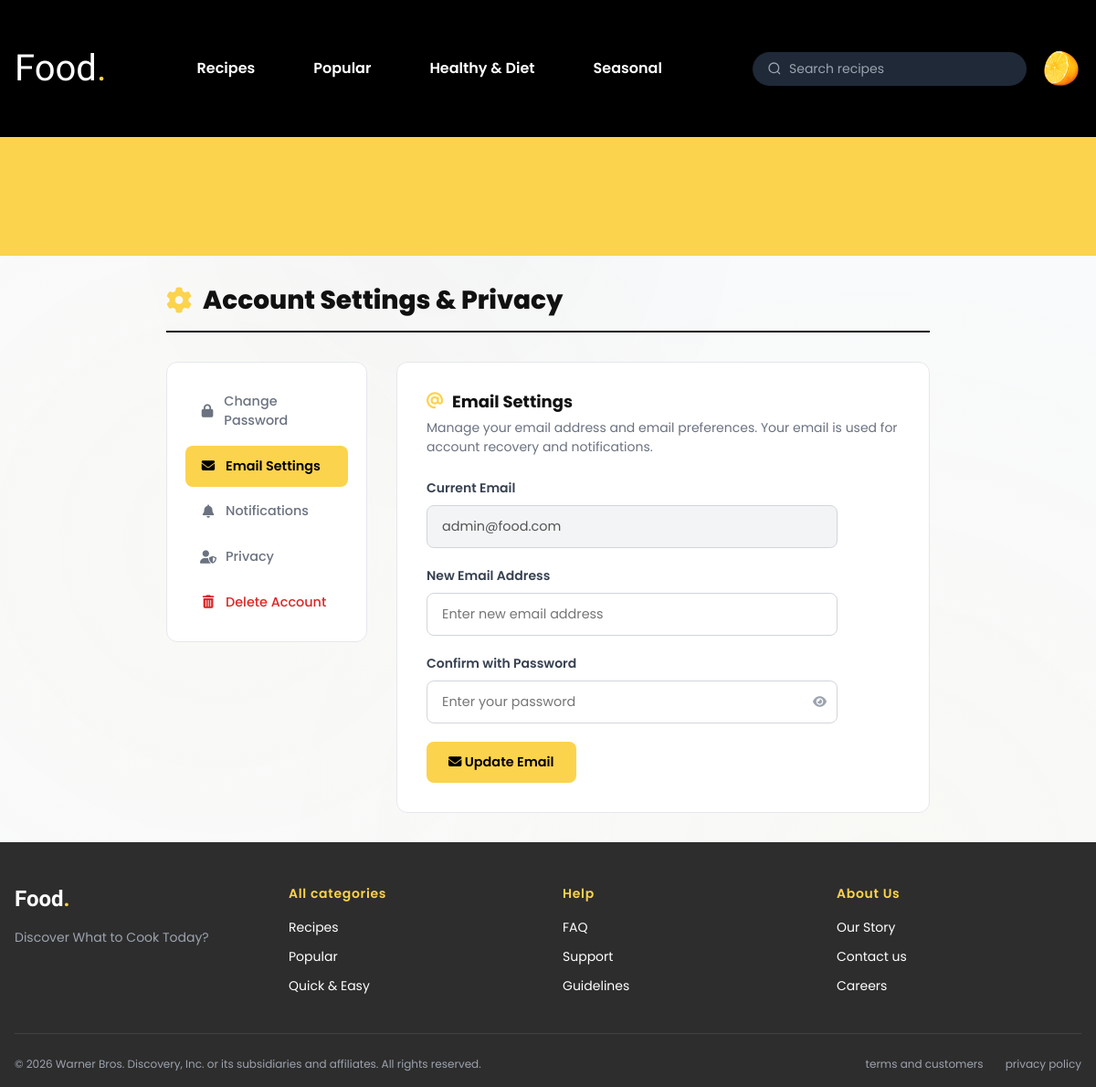
The app's page /frontend/pages/user/account_settings.php?tab=email (signed in) with its own data.
### tables this page shows
CREATE TABLE `users` (
  `id` int(11) NOT NULL,
  `username` varchar(50) NOT NULL,
  `email` varchar(100) NOT NULL,
  `password_hash` varchar(255) NOT NULL,
  `display_name` varchar(100) DEFAULT NULL,
  `bio` text DEFAULT NULL,
  `date_of_birth` date DEFAULT NULL,
  `profile_image` varchar(255) DEFAULT NULL,
  `role` enum('user','admin') DEFAULT 'user',
  `is_active` tinyint(1) DEFAULT 1,
  `created_at` timestamp NOT NULL DEFAULT current_timestamp(),
  `updated_at` timestamp NOT NULL DEFAULT current_timestamp() ON UPDATE current_timestamp(),
  `notification_prefs` longtext DEFAULT NULL CHECK (json_valid(`notification_prefs`)),
  `privacy_prefs` longtext DEFAULT NULL CHECK (json_valid(`privacy_prefs`))
);

### frontend/includes/bootstrap.php (called while the page is built, shortened)
<?php
function current_user()
{
    return isset($_SESSION['user']) ? $_SESSION['user'] : null;
}
function is_logged_in()
{
    return isset($_SESSION['user']);
}
function is_admin()
{
    return isset($_SESSION['user']) && isset($_SESSION['user']['role']) && $_SESSION['user']['role'] === 'admin';
}

### frontend/pages/user/account_settings.php (the view, shortened to what this page needs)
<?php
require_once '../../includes/bootstrap.php';
$sessionUser = current_user();
$stmt = $conn->prepare("SELECT * FROM users WHERE id = ?");
$stmt->bind_param("i", $sessionUser['id']);
$stmt->execute();
$fullUser = $stmt->get_result()->fetch_assoc() ?? $sessionUser;
$tab = $_GET['tab'] ?? 'password';
include '../../includes/head.php';
include '../../includes/navbar.php';
?>
<div class="profile-banner"></div>
<div class="settings-container">
    <div class="settings-header">
        <h1><i class="fas fa-cog"></i> Account Settings & Privacy</h1>
    </div>
    <div class="settings-layout">
        <aside class="settings-sidebar">
            <nav class="settings-nav">
                <a href="?tab=password" class="settings-nav-item <?= $tab === 'password' ? 'active' : '' ?>">
                    <i class="fas fa-lock"></i> Change Password
                </a>
                <a href="?tab=email" class="settings-nav-item <?= $tab === 'email' ? 'active' : '' ?>">
                    <i class="fas fa-envelope"></i> Email Settings
                </a>
                <a href="?tab=notifications" class="settings-nav-item <?= $tab === 'notifications' ? 'active' : '' ?>">
                    <i class="fas fa-bell"></i> Notifications
                </a>
                <a href="?tab=privacy" class="settings-nav-item <?= $tab === 'privacy' ? 'active' : '' ?>">
                    <i class="fas fa-user-shield"></i> Privacy
                </a>
                <a href="?tab=delete" class="settings-nav-item danger <?= $tab === 'delete' ? 'active' : '' ?>">
                    <i class="fas fa-trash-alt"></i> Delete Account
                </a>
            </nav>
        </aside>
        <main class="settings-main">
            <?php if ($tab === 'password'): ?>
            <h2 class="settings-section-title"><i class="fas fa-key"></i> Change Password</h2>
            <p class="settings-section-desc">
                Ensure your account is using a strong password to stay secure.
                We recommend using a combination of letters, numbers, and symbols.
            </p>
            <div id="passwordAlert"></div>
            <form class="settings-form" id="changePasswordForm">
                <div class="form-group">
                    <label for="current_password">Current Password</label>
                    <div class="input-with-icon">
                        <input type="password" id="current_password" name="current_password" required>
                        <button type="button" class="toggle-password" onclick="togglePassword('current_password')">
                            <i class="fas fa-eye"></i>
                        </button>
                    </div>
                </div>
                <div class="form-group">
                    <label for="new_password">New Password</label>
                    <div class="input-with-icon">
                        <input type="password" id="new_password" name="new_password" required minlength="6">
                        <button type="button" class="toggle-password" onclick="togglePassword('new_password')">
                            <i class="fas fa-eye"></i>
                        </button>
                    </div>
                    <p class="input-hint">Minimum 6 characters</p>
                </div>
                <div class="form-group">
                    <label for="confirm_password">Confirm New Password</label>
                    <div class="input-with-icon">
                        <input type="password" id="confirm_password" name="confirm_password" required>
                        <button type="button" class="toggle-password" onclick="togglePassword('confirm_password')">
                            <i class="fas fa-eye"></i>
                        </button>
                    </div>
                </div>
                <button type="submit" class="btn-primary">
                    <i class="fas fa-save"></i> Update Password
                </button>
            </form>
            <?php elseif ($tab === 'email'): ?>
            <h2 class="settings-section-title"><i class="fas fa-at"></i> Email Settings</h2>
            <p class="settings-section-desc">
                Manage your email address and email preferences. Your email is used for account recovery and notifications.
            </p>
            <form class="settings-form" id="changeEmailForm">
                <div class="form-group">
                    <label for="current_email">Current Email</label>
                    <input type="email" id="current_email" value="<?= htmlspecialchars($fullUser['email']) ?>" disabled
                           style="background: #F3F4F6; cursor: not-allowed;">
                </div>
                <div class="form-group">
                    <label for="new_email">New Email Address</label>
                    <input type="email" id="new_email" name="new_email" placeholder="Enter new email address">
                </div>
                <div class="form-group">
                    <label for="email_password">Confirm with Password</label>
                    <div class="input-with-icon">
                        <input type="password" id="email_password" name="password" placeholder="Enter your password">
                        <button type="button" class="toggle-password" onclick="togglePassword('email_password')">
                            <i class="fas fa-eye"></i>
                        </button>
                    </div>
                </div>
                <button type="submit" class="btn-primary">
                    <i class="fas fa-envelope"></i> Update Email
                </button>
            </form>
            <?php endif; ?>
        </main>
    </div>
</div>
<?php include '../../includes/footer.php'; ?>

### frontend/includes/navbar.php (shortened to what this page needs)
<?php
$_nav_user   = current_user();
$_isLoggedIn = is_logged_in();
?>
<nav class="navbar">
    <div class="navbar-container">
        <a href="/smart-recipes/frontend/pages/home.php" class="navbar-logo">
            Food<span class="dot">.</span>
        </a>
        <ul class="navbar-menu">
            <li class="navbar-item">
                <a href="/smart-recipes/frontend/pages/recipes/all_recipes.php?view=categories" class="navbar-link">Recipes</a>
            </li>
            <li class="navbar-item">
                <a href="/smart-recipes/frontend/pages/recipes/all_recipes.php?trending=true" class="navbar-link">Popular</a>
            </li>
            <li class="navbar-item">
                <a href="/smart-recipes/frontend/pages/recipes/all_recipes.php?view=categories" class="navbar-link">Healthy &amp; Diet</a>
            </li>
            <li class="navbar-item">
                <a href="/smart-recipes/frontend/pages/recipes/all_recipes.php?view=categories" class="navbar-link">Seasonal</a>
            </li>
        </ul>
        <div class="navbar-right">
            <div class="navbar-search">
                <svg xmlns="http://www.w3.org/2000/svg" width="16" height="16" viewBox="0 0 24 24"
                     fill="none" stroke="currentColor" stroke-width="2">
                    <circle cx="11" cy="11" r="8"></circle>
                    <path d="m21 21-4.35-4.35"></path>
                </svg>
                <input type="text" placeholder="Search recipes" id="navbar-search-input">
            </div>
<?php if ($_isLoggedIn && $_nav_user): ?>
    <?php if (is_admin()): ?>
    <a href="/smart-recipes/frontend/pages/admin/dashboard.php" class="user-avatar-btn" style="text-decoration:none;">
        <img
            src="<?= htmlspecialchars($_nav_user['avatar']) ?>"
            alt="<?= htmlspecialchars($_nav_user['display_name']) ?>"
            class="user-avatar-img"
        >
    </a>
    <?php endif; ?>
<?php endif; ?>
        </div>
    </div>
</nav>

### frontend/assets/css/components/navbar.css (style rules this page uses)
.navbar { background-color: var(--color-primary); color: var(--color-white); position: sticky; top: 0; z-index: var(--z-sticky); height: 150px; overflow: visible; }
.navbar-container { max-width: 1280px; margin: 0 auto; padding: 0 1rem; height: 100%; display: flex; align-items: center; justify-content: space-between; overflow: visible; }
.navbar-logo { font-family: var(--font-logo); font-size: 40px; color: var(--color-white); transition: color 0.2s; text-decoration: none; }
.navbar-logo .dot { color: var(--yellow-400); }
.navbar-menu { display: flex; align-items: center; gap: 2rem; list-style: none; margin: 0; padding: 0; }
.navbar-item { position: relative; }
.navbar-link { font-size: 16px; font-weight: 600; color: var(--color-white); padding: 0.75rem 1rem; transition: color 0.2s; cursor: pointer; display: block; }
.navbar-right { display: flex; align-items: center; gap: 1rem; flex-shrink: 0; }
.navbar-search { display: flex; align-items: center; gap: 0.5rem; background-color: var(--gray-800); border-radius: 9999px; padding: 0.5rem 1rem; width: 300px; min-width: 300px; max-width: 300px; box-sizing: border-box; flex-shrink: 0; }
.navbar-search input { background: transparent; border: none; outline: none; color: var(--color-white); font-size: 14px; width: 100%; min-width: 0; flex: 1; }
.navbar-search input::placeholder { color: var(--gray-400); }
.navbar-search svg { color: var(--gray-400); flex-shrink: 0; }
.user-avatar-btn { width: 44px; height: 44px; border-radius: 50%; overflow: hidden; border: 2px solid transparent; background: none; padding: 0; cursor: pointer; transition: border-color 0.15s; display: flex; align-items: center; justify-content: center; }
.user-avatar-img { width: 40px; height: 40px; border-radius: 50%; object-fit: cover; display: block; }

### frontend/assets/css/pages/profile.css (style rules this page uses)
.profile-banner { background: var(--yellow-400, #f5c518); height: 130px; width: 100%; }

### frontend/assets/css/base/variables.css (style rules this page uses)
:root { --color-primary: #000000; --color-secondary: #FCD34D; --color-accent: #3B82F6; --color-text: #1F2937; --color-text-light: #6B7280; --color-border: #E5E7EB; --color-bg: #F9FAFB; --color-white: #FFFFFF; --yellow-400: #FCD34D; --yellow-500: #F59E0B; --gray-50: #F9FAFB; --gray-100: #F3F4F6; --gray-200: #E5E7EB; --gray-300: #D1D5DB; --gray-400: #9CA3AF; --gray-600: #4B5563; --gray-700: #374151; --gray-800: #1F2937; --gray-900: #111827; --font-primary: 'Poppins', sans-serif; --font-logo: 'Rammetto One', cursive; --font-display: 'Pacifico', cursive; --text-xs: 0.75rem; --text-sm: 0.875rem; --text-base: 1rem; --text-lg: 1.125rem; --text-xl: 1.25rem; --text-2xl: 1.5rem; --text-3xl: 1.875rem; --text-4xl: 2.25rem; --text-5xl: 3rem; --spacing-1: 0.25rem; --spacing-2: 0.5rem; --spacing-3: 0.75rem; --spacing-4: 1rem; --spacing-6: 1.5rem; --spacing-8: 2rem; --spacing-12: 3rem; --spacing-16: 4rem; --radius-sm: 0.25rem; --radius-md: 0.5rem; --radius-lg: 0.75rem; --radius-xl: 1rem; --radius-full: 9999px; --shadow-sm: 0 1px 2px 0 rgba(0, 0, 0, 0.05); --shadow-md: 0 4px 6px -1px rgba(0, 0, 0, 0.1); --shadow-lg: 0 10px 15px -3px rgba(0, 0, 0, 0.1); --shadow-xl: 0 20px 25px -5px rgba(0, 0, 0, 0.1); --transition-fast: 150ms ease-in-out; --transition-base: 300ms ease-in-out; --transition-slow: 500ms ease-in-out; --container-max: 1280px; --navbar-height: 80px; --z-dropdown: 1000; --z-sticky: 1020; --z-modal: 1050; --z-tooltip: 1070; }

### frontend/assets/css/components/button.css (style rules this page uses)
.btn-primary { background-color: var(--yellow-400); color: var(--color-primary); }

### frontend/assets/css/components/form.css (style rules this page uses)
.form-group { margin-bottom: 1.5rem; }

### frontend/assets/css/pages/home.css (style rules this page uses)
body { position: relative; }
body::before { content: ''; position: fixed; top: 0; left: 0; right: 0; bottom: 0; background-image: radial-gradient(circle at 20% 50%, rgba(252, 211, 77, 0.03) 0%, transparent 50%), radial-gradient(circle at 80% 80%, rgba(252, 211, 77, 0.03) 0%, transparent 50%), radial-gradient(circle at 40% 20%, rgba(0, 0, 0, 0.02) 0%, transparent 30%); pointer-events: none; z-index: -1; }

### records on screen
users: profile_image (picture), email "admin@food.com"
